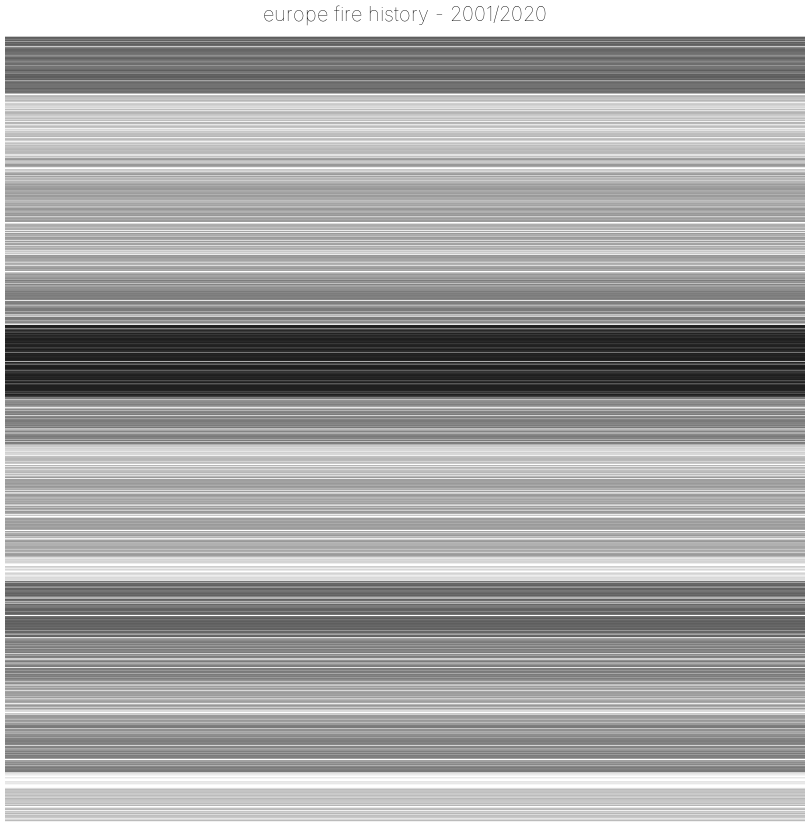

Here is the notebook cell this chart was saved with:
### Code cell
chart_stripe

### Figure 1 — Vega-Lite specification as saved in the notebook (floating-point values rounded to 4 significant figures; data arrays with more than 128 entries replaced by an {"elided": "..."} marker saying what was removed)
{"config": {"view": {"continuousWidth": 400, "continuousHeight": 300, "strokeWidth": 0}, "title": {"anchor": "middle", "color": "black", "font": "Helvetica", "fontSize": 20, "fontWeight": "lighter"}}, "data": {"name": "data-5b96a551a8362fd1ab98565155863285"}, "mark": {"type": "tick", "color": "#333333", "size": 800, "thickness": 1}, "encoding": {"color": {"field": "colors", "legend": null, "scale": {"scheme": "greys"}, "type": "quantitative"}, "x": {"axis": null, "field": "city", "type": "nominal"}, "y": {"axis": null, "field": "values", "type": "quantitative"}}, "height": 800, "title": "europe fire history - 2001/2020", "width": 800, "$schema": "https://vega.github.io/schema/vega-lite/v4.17.0.json", "datasets": {"data-5b96a551a8362fd1ab98565155863285": {"elided": "1650 records"}}}
